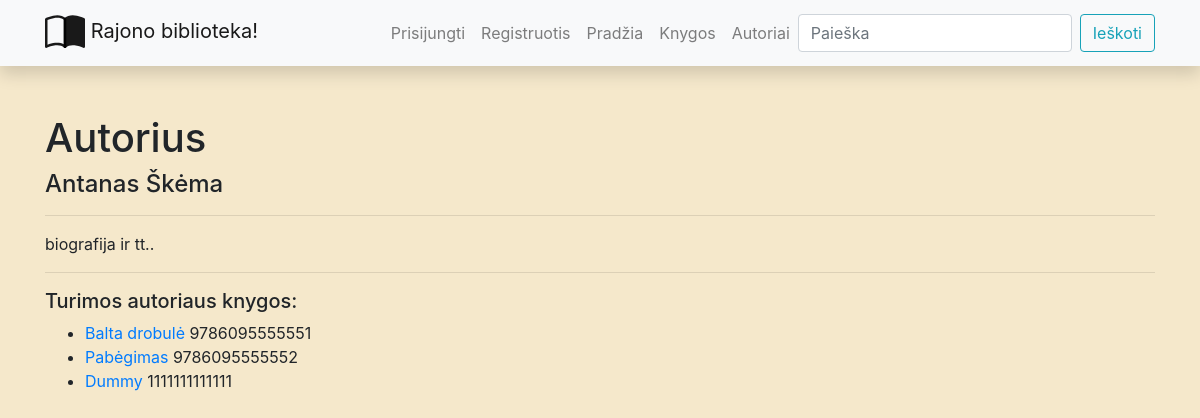
/library/authors/6, run on the app's committed database.
### library/models.py (models this page shows, shortened)
class Author(models.Model):
    first_name = models.CharField('Vardas', max_length=50)
    last_name = models.CharField('Pavardė', max_length=50)
    description = HTMLField()
    class Meta:
        ordering = ('last_name', 'first_name')

class Book(models.Model):
    title = models.CharField('Pavadinimas', max_length=100)
    summary = models.TextField('Aprašymas', max_length=1300)
    isbn = models.CharField('ISBN', max_length=13)
    author = models.ForeignKey(Author, on_delete=models.SET_NULL, null=True)
    genres = models.ManyToManyField(Genre, blank=True)
    cover = models.ImageField('Viršelis', upload_to='covers', null=True, blank=True)

### library/views.py (the view)
# urls.py: path('authors/<int:author_id>', views.get_one_author, name='author-one'),
def get_one_author(request, author_id):
    one_author = get_object_or_404(Author, pk=author_id)
    context = {'one_author': one_author}
    return render(request, 'author.html', context=context)

### library/templates/author.html (shortened to what this page needs)
{% extends 'base.html' %}
{% block content %}
<h1>Autorius</h1>
<h4>{{ one_author.first_name }} {{ one_author.last_name }}</h4>
<hr/>
<p>{{ one_author.description | safe }}</p>
<hr/>
<h5>Turimos autoriaus knygos:</h5>
{% if one_author.book_set.first %}
    <ul>
        {% for book in one_author.book_set.all %}
            <li>
                <a href="{% url 'book-one' book.id %}">
                {{ book.title }}</a>
                {{ book.isbn }}
            </li>
        {% endfor %}
    </ul>
{% else %}
    <p>Šio autoriaus knygų kol kas nėra</p>
{% endif %}
{% endblock %}

### library/static/css/styles.css (style rules this page uses)
body { background-color: #f5e8cb; }

### data on the page
Author: first_name "Antanas", last_name "Škėma", description "biografija ir tt.."
Book: title "Balta drobulė", isbn "9786095555551"
Book: title "Pabėgimas", isbn "9786095555552"
Book: title "Dummy", isbn "1111111111111"
